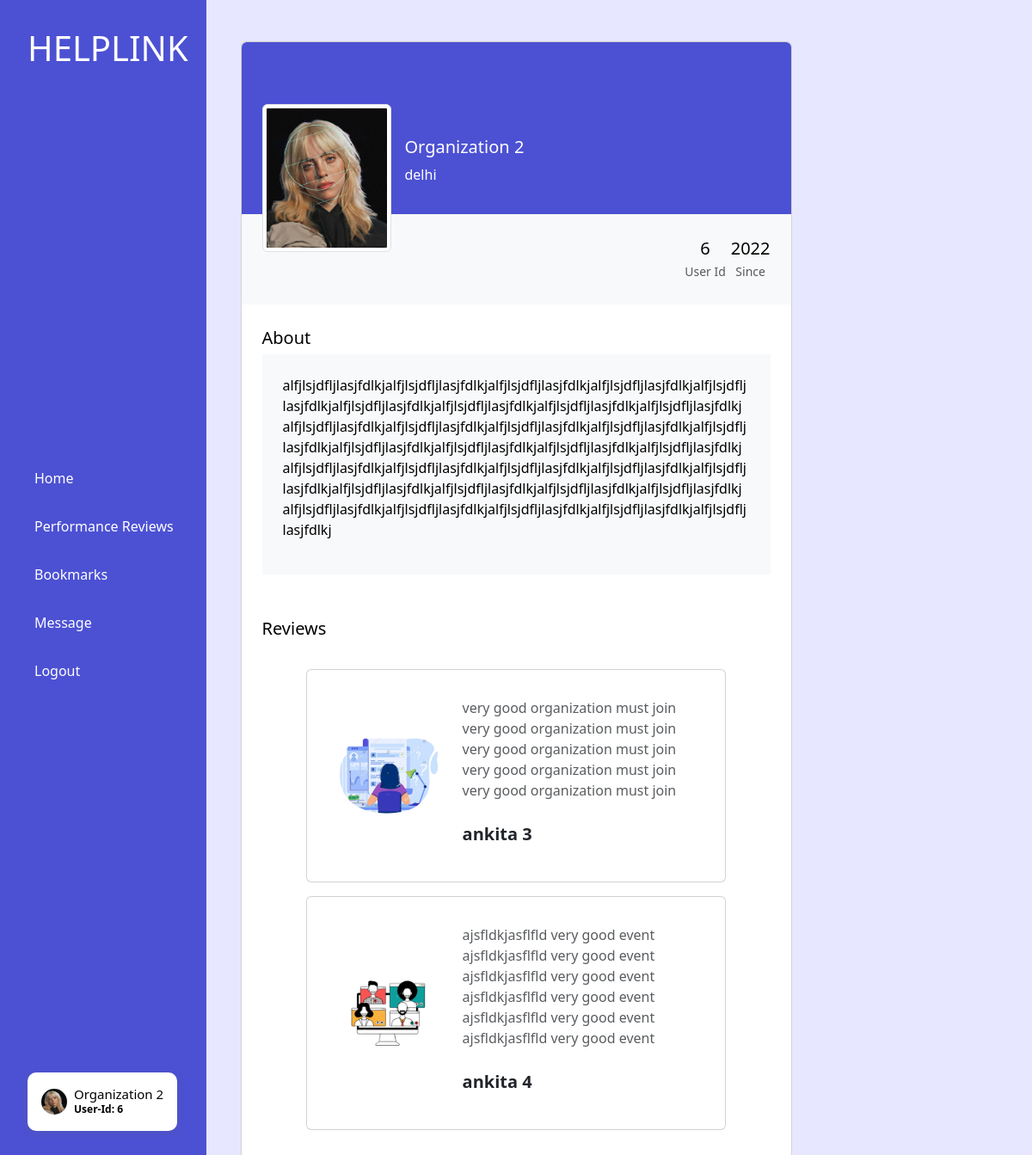
Page /dashboard/organization/organization_profile.php (signed in) on the committed database.
### tables this page shows
CREATE TABLE `organization` (
  `id` int(6) NOT NULL,
  `name` varchar(30) NOT NULL,
  `email` varchar(100) NOT NULL,
  `password` varchar(255) NOT NULL,
  `created_at` datetime NOT NULL DEFAULT current_timestamp(),
  `address` varchar(200) NOT NULL,
  `about` text DEFAULT NULL,
  `img` text NOT NULL
);

CREATE TABLE `volunteer` (
  `id` int(6) NOT NULL,
  `name` varchar(30) NOT NULL,
  `email` varchar(100) NOT NULL,
  `age` int(3) NOT NULL,
  `location` varchar(50) NOT NULL,
  `about` text NOT NULL,
  `education` varchar(100) NOT NULL,
  `img` text NOT NULL,
  `password` varchar(255) NOT NULL,
  `created_at` datetime NOT NULL DEFAULT current_timestamp()
);

CREATE TABLE `organ_review` (
  `id` int(6) NOT NULL,
  `des` text NOT NULL,
  `organ_id` int(6) NOT NULL,
  `volun_id` int(6) NOT NULL
);

### dashboard/organization/organization_profile.php (the view, shortened to what this page needs)
<!DOCTYPE html>
<html lang="en">
<head>
    <link href="https://cdn.jsdelivr.net/npm/bootstrap@5.3.1/dist/css/bootstrap.min.css" rel="stylesheet">
</head>
<body>
<?php
include 'header.php'?>
    <section class="h-100 gradient-custom-2">
        <div class="container mt-5 h-100">
            <div class="row d-flex justify-content-center align-items-center h-100">
                <div class="col col-lg-9 col-xl-7">
                    <div class="card">
                        <div class="rounded-top text-white d-flex flex-row" style="background-color: #4C51D3; height:200px;">
                            <div class="ms-4 mt-5 d-flex flex-column" style="width: 150px;">
                                <img src="profile_pictures/<?=$img?>" alt="Generic placeholder image" class="img-fluid img-thumbnail mt-4 mb-2" style="width: 150px; z-index: 1">
                            </div>
                            <div class="ms-3" style="margin-top: 110px;">
                                <h5><?php echo $organ_username?></h5>
                                <p><?php echo $location?></p>
                            </div>
                        </div>
                        <div class="p-4 text-black" style="background-color: #f8f9fa;">
                            <div class="d-flex justify-content-end text-center py-1">
                                <div>
                                    <p class="mb-1 h5 px-4"><?php echo $id?></p>
                                    <p class="small text-muted mb-0">User Id</p>
                                </div>
                                <div>
                                    <p class="mb-1 h5">2022</p>
                                    <p class="small text-muted mb-0">Since</p>
                                </div>
                            </div>
                        </div>
                        <div class="card-body p-4 text-black">
                            <div class="mb-5">
                                <p class="lead fw-normal mb-1">About</p>
                                <div class="p-4" style="background-color: #f8f9fa;">
                                    <p style="text-align: justify;"><?php echo $about?></p>
                                </div>
                            </div>
                            <div class="d-flex justify-content-between align-items-center mb-4">
                                <p class="lead fw-normal mb-0">Reviews</p>
                            </div>
                            <?php
                            $sql = "SELECT * FROM `organ_review` WHERE `organ_id`='$id'";
                            $result = mysqli_query($conn, $sql);
                            $count = mysqli_num_rows($result);
                            if ($count == 0) echo '<h3>No Reviews to show</h3>';
                            else {
                                while ($row = mysqli_fetch_assoc($result)) {
                                    $volun_review_id = $row['volun_id'];
                                    $volun_sql = "SELECT * FROM `volunteer` WHERE `id`='$volun_review_id'";
                                    $volun_result = mysqli_query($conn, $volun_sql);
                                    while ($volun_row = mysqli_fetch_assoc($volun_result)) {
                                        echo '<section class="py-2 text-center text-lg-start shadow-1-strong rounded" ; ">
                                    <div class=" row d-flex justify-content-center">
                                    <div class="col-md-10">
                                        <div class="card">
                                            <div class="card-body m-3">
                                                <div class="row">
                                                    <div class="col-lg-4 d-flex justify-content-center align-items-center mb-4 mb-lg-0">
                                                        <img src="../volunteer/profile_pictures/' ?><?= $volun_row['img'] ?><?php echo '" class="rounded-circle img-fluid shadow-1" alt="woman avatar" width="200" height="200" />
                                                    </div>
                                                    <div class="col-lg-8">
                                                        <p class="text-muted fw-light mb-4">
                                                            ' . $row['des'] . '
                                                        </p>
                                                        <p class="fw-bold lead mb-2"><strong>' . $volun_row['name'] . '</strong></p>
                                                    </div>
                                                </div>
                                            </div>
                                        </div>
                                    </div>
                            </div>
        </section>';
                                    }
                                }
                            }
        ?>
                        </div>
                    </div>
                </div>
            </div>
        </div>
    </section>
</body>
</html>

### dashboard/organization/header.php (shortened to what this page needs)
<?php
if (isset($_SESSION['organ_loggedin'])) {
    if (!$_SESSION['organ_loggedin']) {
        header('location: ../../organization/login.php');
        exit;
    } else {
        $id = "";
        $organ_username = $_SESSION['organ_username'];
        include 'C:\xampp\htdocs\myCodes\Fiverr hackathon\db_con.php';
        $sql = "SELECT * FROM `organization` WHERE `name`='$organ_username'";
        $result = mysqli_query($conn, $sql);
        while ($row = mysqli_fetch_assoc($result)) {
            $id = $row['id'];
            $location = $row['address'];
            $about = $row['about'];
            $img = $row['img'];
        }
    }
} else {
    header('location: ../../organization/login.php');
    exit;
}
?>
<div class="sidebar">
    <h1 class="logo">HELPLINK</h1>
    <div class="menu">
        <a href="index.php"><ion-icon name="newspaper-outline"></ion-icon>Home</a>
        <a href="#"><ion-icon name="stats-chart-outline"></ion-icon>Performance Reviews</a>
        <a href="#"><ion-icon name="bookmarks-outline"></ion-icon>Bookmarks</a>
        <a href="#"><ion-icon name="mail-unread-outline"></ion-icon>Message</a>
        <a href="logout.php"><ion-icon name="settings-outline" style="color: red;"></ion-icon>Logout</a>
    </div>
    <div class="profile" style="background-color: #fff;">
        <img class="profile-img" src="profile_pictures/<?=$img?>">
        <div class="profile-name">
            <a style="text-decoration: none; margin:0;" href="./organization_profile.php">
                <h4 style="color: #000;font-size:15px;margin:0;"><?php echo $organ_username?></h4>
            </a>
            <p style="color: #000;margin:0;"><strong>User-Id: <?php echo $id?></strong></p>
        </div>
    </div>
</div>

### dashboard/organization/organization_profile.php (style rules this page uses)
body { background: #E7E7FF; }

### dashboard/organization/header.php (style rules this page uses)
body { color: white; }
.sidebar { width: 20%; height: 100%; display: flex; flex-direction: column; align-items: flex-start; justify-content: space-between; padding: 2rem; background-color: #4C51D3; color: var(--whiteColor); position: fixed; left: 0; top: 0; }
.logo { letter-spacing: 2; }
.menu { display: flex; flex-direction: column; gap: 2rem; }
.menu a { display: flex; align-items: center; color: var(--whiteColor); text-decoration: none; }
.profile { display: flex; flex-direction: row; align-items: center; gap: 0.5rem; padding: 1rem; background-color: var(--whiteColor); color: var(--fontColor); border: none; border-radius: 10px; box-shadow: rgba(99, 99, 99, 0.2) 0px 2px 8px 0px; cursor: pointer; }
.profile-img { width: 30px; height: 30px; border-radius: 50%; }
.profile-name p { font-size: 12px; }

### rows in the picture
organization: img (picture), id "6", address "delhi", about "alfjlsjdfljlasjfdlkjalfjlsjdfljlasjfdlkjalfjlsjdfljlasjfdlkjalfjlsjdfljlasjfdlkjalfjlsjdfljlasjfdlkjalfjlsjdfljlasjfdlkjalfjlsjdfljlasjfdlkjalfjlsjdfljlasjfdlkjalfjlsjdfljlasjfdlkjalfjlsjdfljlasjfdlkjalfjlsjdfljlasjfdlkjalfjlsjdfljlasjfdlkjalfjlsjdfljlasjfdlkjalfjlsjdfljlasjfdlkjalfjlsjdfljlasjfdlkjalfjlsjdfljlasjfdlkjalfjlsjdfljlasjfdlkjalfjlsjdfljlasjfdlkjalfjlsjdfljlasjfdlkjalfjlsjdfljlasjfdlkjalfjlsjdfljlasjfdlkjalfjlsjdfljlasjfdlkjalfjlsjdfljlasjfdlkjalfjlsjdfljlasjfdlkjalfjlsjdfljlasjfdlkjalfjlsjdfljlasjfdlkjalfjlsjdfljlasjfdlkjalfjlsjdfljlasjfdlkjalfjlsjdfljlasjfdlkjalfjlsjdfljlasjfdlkjalfjlsjdfljlasjfdlkjalfjlsjdfljlasjfdlkj"
organ_review: des "very good organization must join very good organization must join very good organization must join very good organization must join very good organization must join"
volunteer: img (picture), name "ankita 3"
organ_review: des "ajsfldkjasflfld very good event ajsfldkjasflfld very good event ajsfldkjasflfld very good event ajsfldkjasflfld very good event ajsfldkjasflfld very good event ajsfldkjasflfld very good event"
volunteer: img (picture), name "ankita 4"

### other values in the picture
$organ_username "Organization 2"
